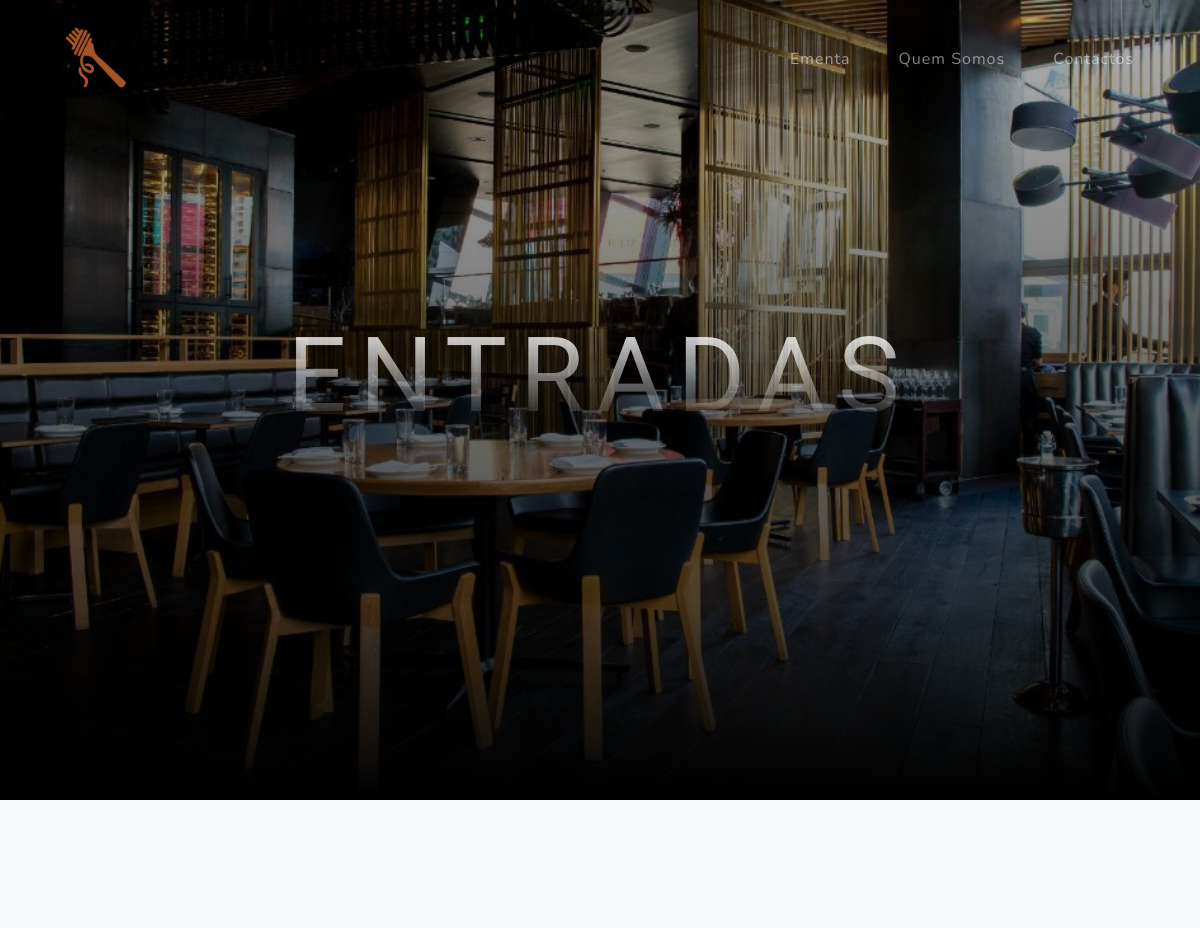
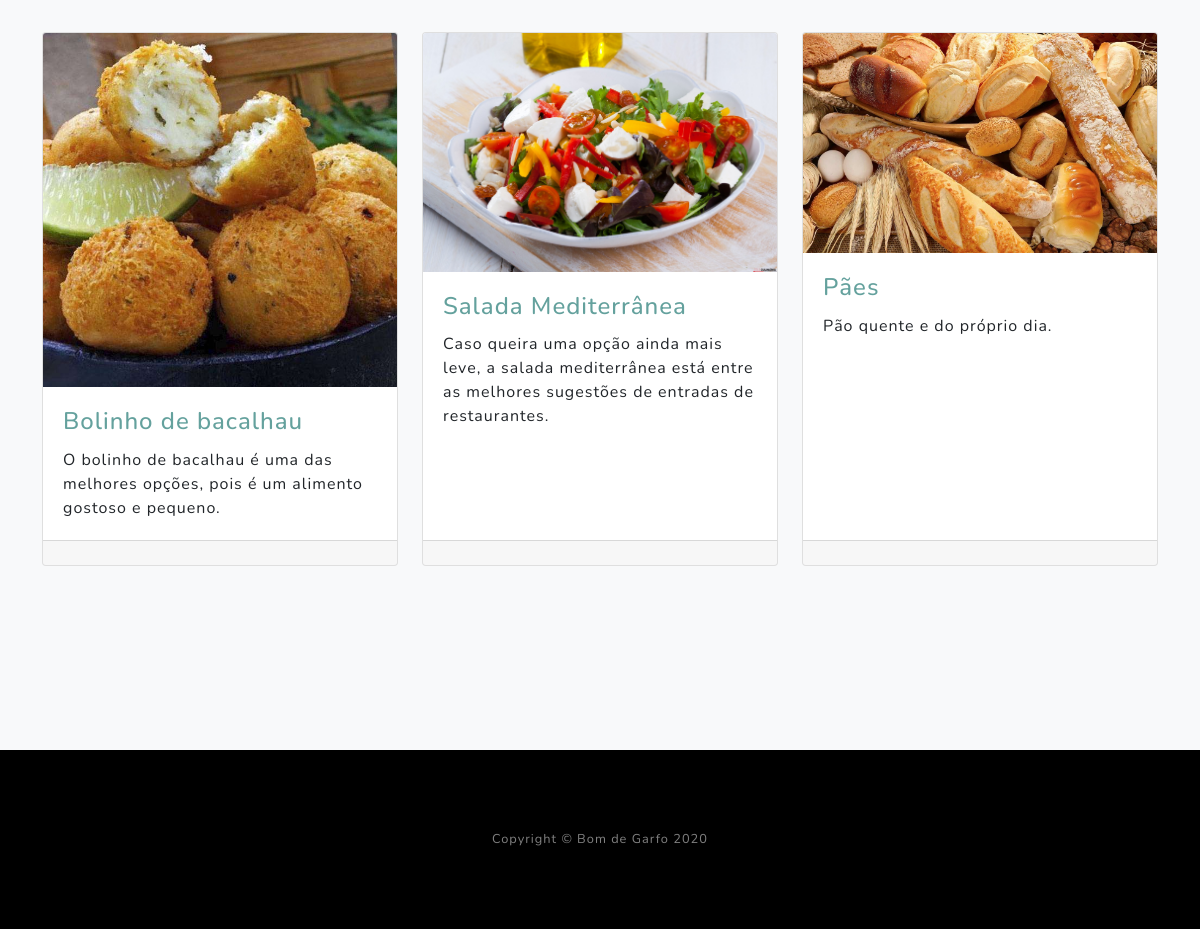
Page /entrada.php on the committed database (2 pictures, top to bottom).
### tables this page shows
CREATE TABLE `pratos` (
  `id` int(11) NOT NULL,
  `nome` varchar(255) NOT NULL,
  `descricao` varchar(255) NOT NULL,
  `tipo` int(11) NOT NULL,
  `img` varchar(40) NOT NULL
);

### entrada.php (the view, shortened to what this page needs)
<?php
require 'db/dbh.inc.php';
?>
<!DOCTYPE html>
<html lang="en">
<head>
    <link href="css/styles.css" rel="stylesheet" />
</head>
<body id="page-top">
    <?php
    include 'includes/navbar.php';
    ?>
    <header class="masthead">
        <div class="container d-flex h-100 align-items-center">
            <div class="mx-auto text-center">
                <h1 class="mx-auto my-0 text-uppercase">Entradas</h1>
                <br><br>
            </div>
        </div>
    </header>
    <section class="projects-section bg-light" id="projects">
        <?php
        $q = 'SELECT p.nome, t.tipo, p.descricao, p.img FROM pratos p inner join tipo t on p.tipo=t.id where t.id = 1';
        $result = mysqli_query($conn, $q);
        ?>
        <div class="container">
            <div class="row">
                <?php while ($dados = mysqli_fetch_array($result)) {
                ?>
                    <div class="col-lg-4 col-md-6 mb-4">
                        <div class="card h-100">
                            <a href="#"><img class="card-img-top" src="Images/<?php echo $dados['img'] ?>" alt=""></a>
                            <div class="card-body">
                                <h4 class="card-title">
                                    <a href="product.php?id=<?php echo $dados['id']; ?>"><?php echo $dados['nome']; ?></a>
                                </h4>
                                <p class="card-text p1" maxlength="40"><?php echo $dados['descricao']; ?></p>
                            </div>
                            <div class="card-footer">
                            </div>
                        </div>
                    </div>
                <?php } ?>
            </div>
        </div>
    </section>
    <?php
    include 'includes/footer.php';
    ?>
</body>
</html>

### rows in the picture
pratos: img (picture), nome "Bolinho de bacalhau", descricao "O bolinho de bacalhau é uma das melhores opções, pois é um alimento gostoso e pequeno."
pratos: img (picture), nome "Salada Mediterrânea", descricao "Caso queira uma opção ainda mais leve, a salada mediterrânea está entre as melhores sugestões de entradas de restaurantes."
pratos: img (picture), nome "Pães", descricao "Pão quente e do próprio dia."
